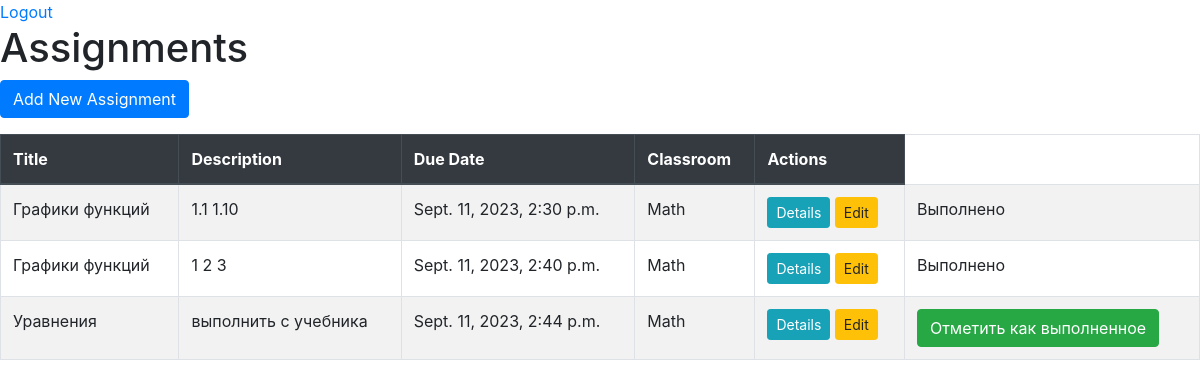
The app's page /assignments/ (signed in) with its own data.
### classroom/models.py (models this page shows)
class Assignment(models.Model):
    title = models.CharField(max_length=255)
    description = models.TextField()
    due_date = models.DateTimeField()
    classroom = models.ForeignKey(Classroom, on_delete=models.CASCADE, related_name="assignments")
    completed_by = models.ManyToManyField(User, related_name="completed_assignments", blank=True)

class Classroom(models.Model):
    name = models.CharField(max_length=255)
    description = models.TextField(blank=True)
    students = models.ManyToManyField(User, related_name="classrooms")

### classroom/views.py (the view)
# urls.py: path('assignments/', views.AssignmentListView.as_view(), name='assignments_list'),
class AssignmentListView(ListView):
    model = Assignment
    template_name = 'assignment_list.html'
    def get_queryset(self):
        queryset = super().get_queryset()
        for assignment in queryset:
            print(assignment.classroom.students.all())
        return queryset

### classroom/templates/assignment_list.html (shortened to what this page needs)
{% extends 'base.html' %}
{% block content %}
<h1>Assignments</h1>
<a href="{% url 'assignment_add' %}" class="btn btn-primary mb-3">Add New Assignment</a>
<table class="table table-bordered table-striped">
    <thead class="thead-dark">
        <tr>
            <th>Title</th>
            <th>Description</th>
            <th>Due Date</th>
            <th>Classroom</th>
            <th>Actions</th>
        </tr>
    </thead>
    <tbody>
        {% for assignment in object_list %}
        <tr>
            <td>{{ assignment.title }}</td>
            <td>{{ assignment.description }}</td>
            <td>{{ assignment.due_date }}</td>
            <td>{{ assignment.classroom.name }}</td>
            <td>
                <a href="{% url 'assignment_detail' assignment.pk %}" class="btn btn-info btn-sm">Details</a>
                <a href="{% url 'assignment_edit' assignment.pk %}" class="btn btn-warning btn-sm">Edit</a>
            </td>
            <td>
                {% if request.user in assignment.completed_by.all %}
                    Выполнено
                {% else %}
                    <form method="post" action="{% url 'mark_completed' assignment.pk %}">
                        <button type="submit" class="btn btn-success">Отметить как выполненное</button>
                    </form>
                {% endif %}
            </td>
        </tr>
        {% empty %}
            <tr>
                <td colspan="6">No assignments available.</td>
            </tr>
        {% endfor %}
    </tbody>
</table>
{% endblock %}

### records on screen
Assignment: title "Графики функций", description "1.1 1.10", due_date "Sept. 11, 2023, 2:30 p.m.", classroom.name "Math", shows "Выполнено"
Assignment: title "Графики функций", description "1 2 3", due_date "Sept. 11, 2023, 2:40 p.m.", classroom.name "Math", shows "Выполнено"
Assignment: title "Уравнения", description "выполнить с учебника", due_date "Sept. 11, 2023, 2:44 p.m.", classroom.name "Math", shows "Отметить как выполненное"
